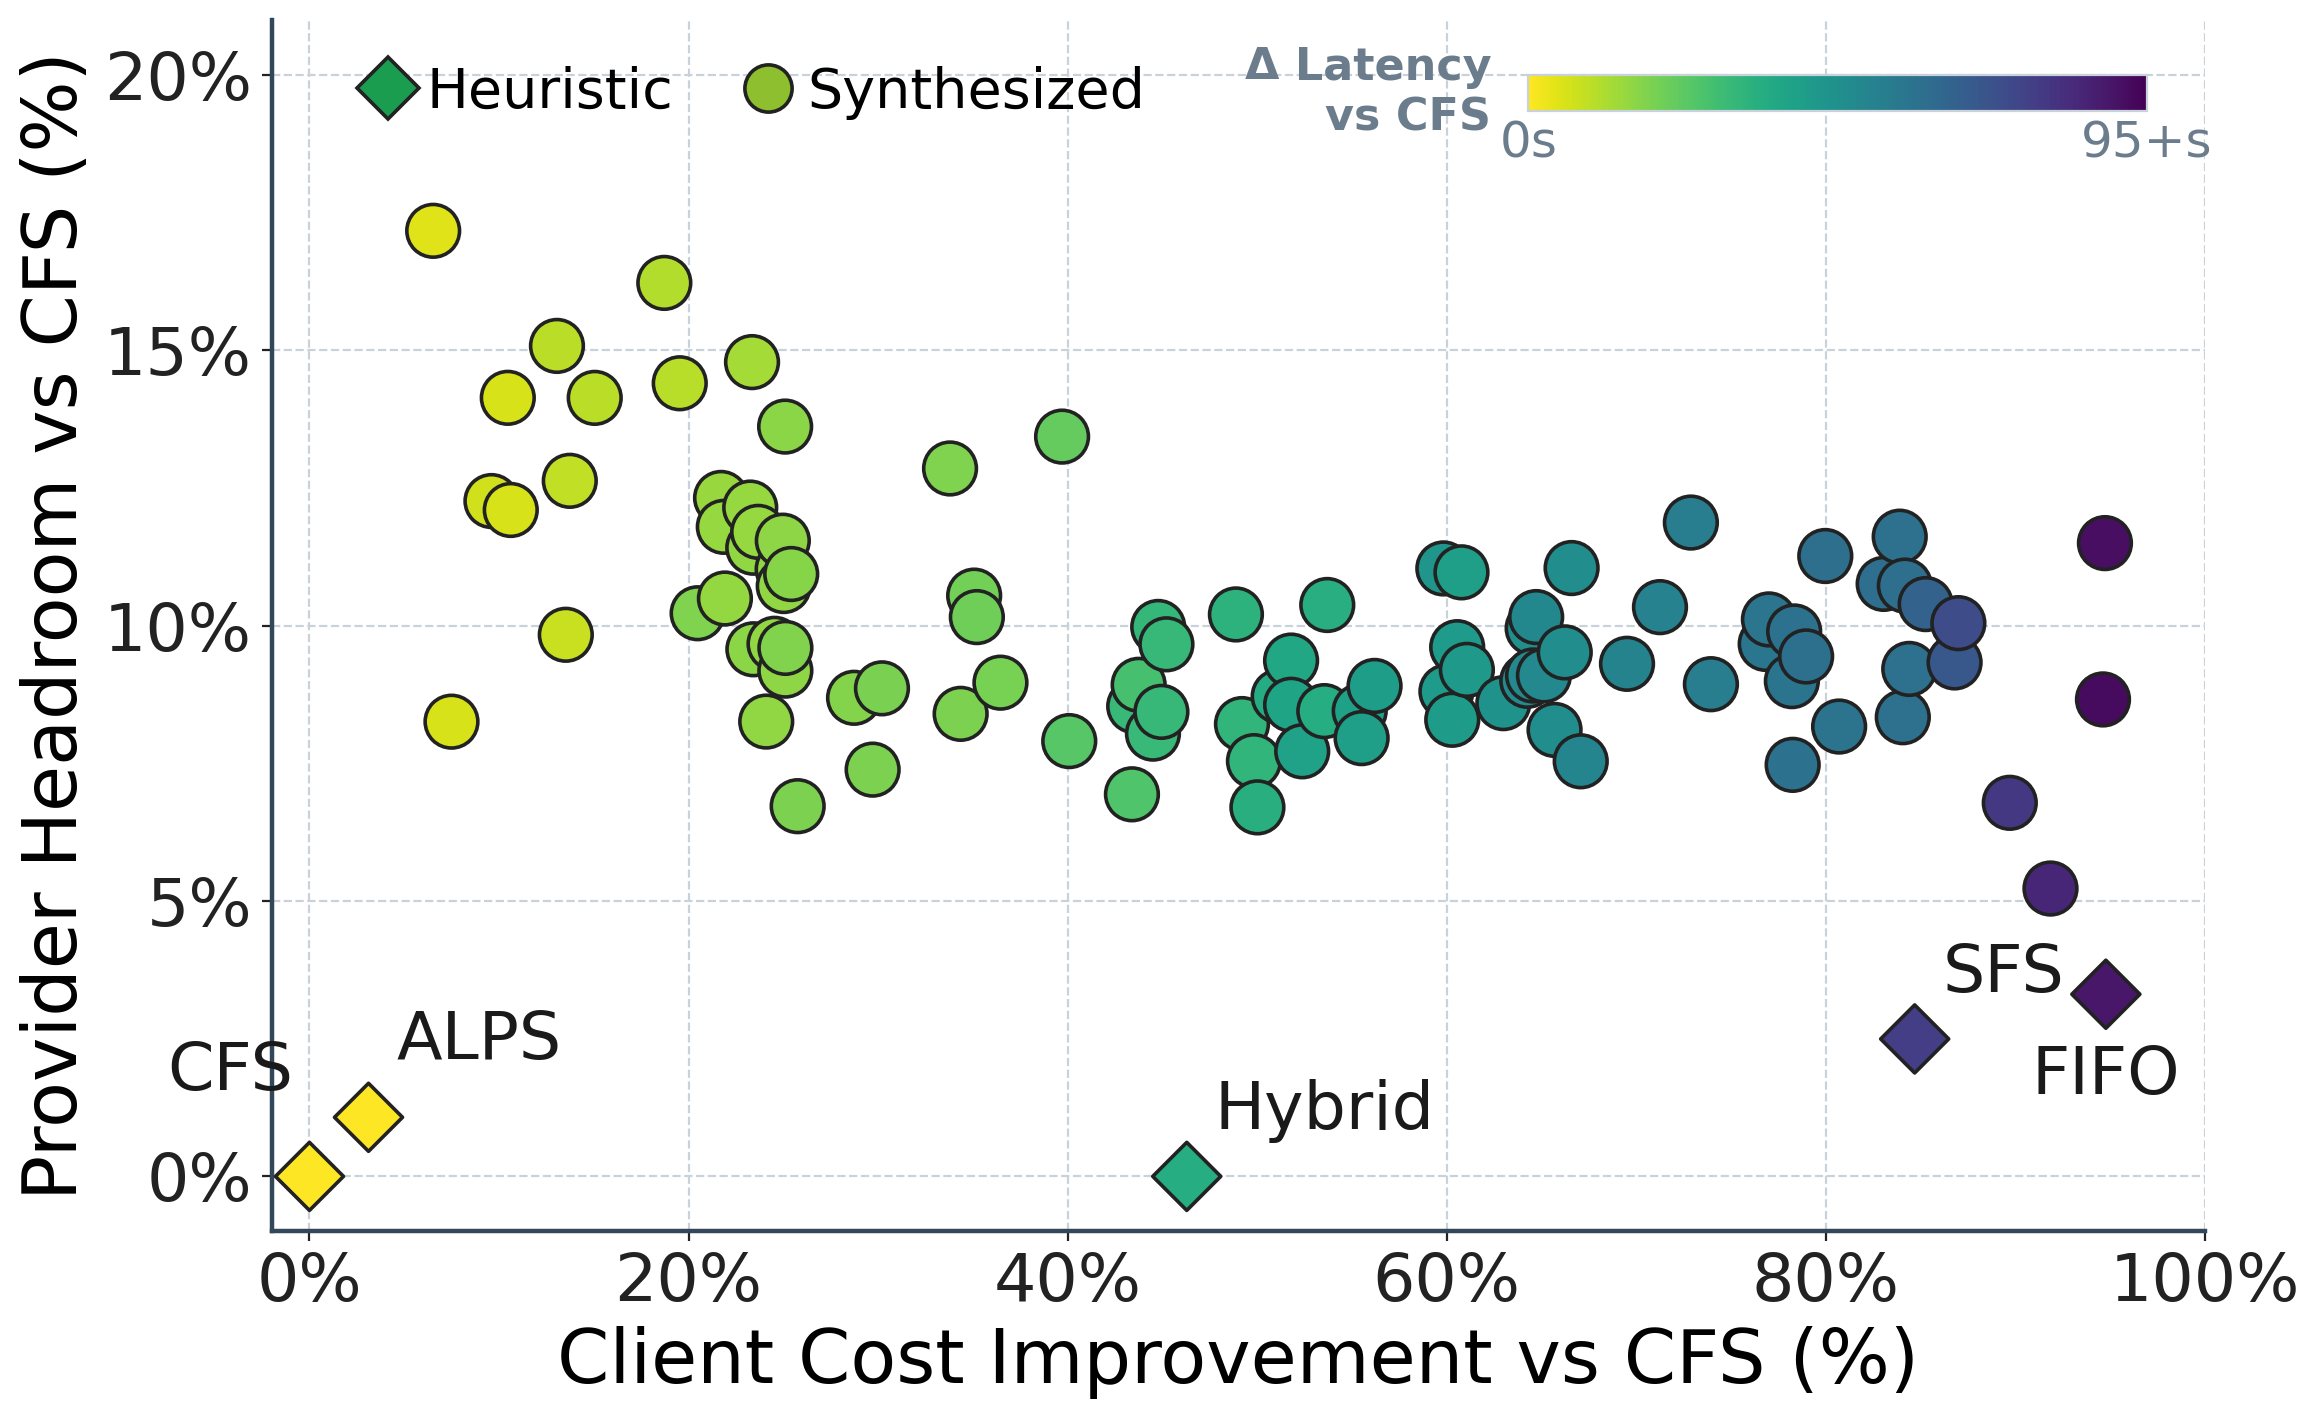

Python code for this plot:
#!/usr/bin/env python3
"""Provider-headroom vs client-cost scatter, driven by the real result files.

For every operating point this reads two files:

  results/<dir>/<workload>_metrics     (text: tasks / latency / runtime / makespan)
  results/<dir>/<workload>_occupancy   (per-core busy intervals: core task start end dur)

and derives the three encodings in the figure:

  x  Client cost improvement vs CFS (%)
        = (runtime_CFS - runtime) / runtime_CFS * 100
        client-billed cost is linear in accumulated task runtime, so the runtime
        reduction IS the cost reduction (see project/plots/synthesized_cost_pareto.py).

  y  Provider headroom vs CFS (%)
        = spare(point) - spare(CFS),  where
          spare = (1 - occupied_core_seconds / (NCORES * makespan)) * 100
        occupied_core_seconds is the WALL-CLOCK union of each core's busy
        intervals (overlapping segments counted once) -- the core-seconds the
        provider actually ties up, as opposed to runtime which double-counts
        oversubscribed/preempted segments. Headroom is the idle core capacity the
        scheduler frees up for the provider relative to CFS.

  color  Latency increase vs CFS (0s -> 95+s)
        = max(0, mean_per_task_latency - CFS mean_per_task_latency)
        the per-task wait a point adds on top of CFS (clipped at 0), so anything
        no worse than CFS sits at the green end of the scale.

Baselines (CFS, ALPS, Hybrid, cFIFO) are drawn as diamonds ("heuristic") and the
scx_rl_exec run + slice-sweep as circles ("synthesized"), coloured by the latency
increase over CFS. Hybrid's headroom is pinned to 0 and any point that costs the
client more than CFS (x < 0) is dropped.

    python3 project/plots/provider_client.py            # -> provider_client.{png,pdf}
"""

import argparse
import os
import re
from collections import defaultdict
from pathlib import Path

os.environ.setdefault("MPLCONFIGDIR", "/tmp/matplotlib")

import matplotlib
matplotlib.use("Agg")
import matplotlib.pyplot as plt
import matplotlib.lines as mlines
from matplotlib.colors import Normalize
from matplotlib.ticker import FuncFormatter
from matplotlib.cm import ScalarMappable

HERE = Path(__file__).resolve().parent
RESULTS_DIR = HERE.parents[1] / "results"

NCORES = 50                       # scx_rl_exec workers pinned to cores 0-49
LATENCY_MAX_S = 95.0              # colorbar top ("95+s"); latencies are clipped here
THIN_FRAC = 0.03                  # declutter dense clusters (0 = keep every point)

# Baselines shown as labelled diamonds. cFIFO is displayed as "FIFO/cFIFO".
BASELINES = {
    "CFS": "scx_cfs",
    "ALPS": "scx_alps",
    "Hybrid": "scx_hybrid",
    "FIFO": "scx_cfifo",
    "SFS": "scx_sfs",
}
RL_DIR = "scx_rl_exec"

LAT_CMAP = matplotlib.colormaps["viridis_r"]

TASKS_RE = re.compile(r"^tasks:\s*(\d+)", re.M)
LAT_RE = re.compile(r"^accumulated task latency:\s*([0-9.]+)\s*s", re.M)
RUN_RE = re.compile(r"^accumulated task runtime:\s*([0-9.]+)\s*s", re.M)
MK_RE = re.compile(r"^makespan:\s*([0-9.]+)\s*s", re.M)


def parse_metrics(path):
    t = path.read_text(encoding="utf-8")
    return {
        "tasks": int(TASKS_RE.search(t).group(1)),
        "latency": float(LAT_RE.search(t).group(1)),
        "runtime": float(RUN_RE.search(t).group(1)),
        "makespan": float(MK_RE.search(t).group(1)),
    }


def occupied_core_seconds(path):
    """Wall-clock union of busy intervals summed over cores (overlaps once)."""
    per = defaultdict(list)
    with open(path) as f:
        for ln in f:
            if not ln or ln[0] == "#":
                continue
            p = ln.split()
            if len(p) < 5:
                continue
            per[int(p[0])].append((float(p[2]), float(p[3])))
    total = 0.0
    for intervals in per.values():
        intervals.sort()
        cur_end = float("-inf")
        for s, e in intervals:
            if s > cur_end:
                total += e - s
                cur_end = e
            elif e > cur_end:
                total += e - cur_end
                cur_end = e
    return total


def read_point(dir_path, workload):
    mpath = dir_path / f"{workload}_metrics"
    opath = dir_path / f"{workload}_occupancy"
    if not mpath.exists() or not opath.exists():
        return None
    m = parse_metrics(mpath)
    m["occ"] = occupied_core_seconds(opath)
    m["spare"] = (1.0 - m["occ"] / (NCORES * m["makespan"])) * 100.0
    m["mean_latency"] = m["latency"] / m["tasks"]
    return m


def load_all(workload, results_dir, preempt_fill=True):
    cfs = read_point(results_dir / BASELINES["CFS"], workload)
    if cfs is None:
        raise RuntimeError("CFS baseline metrics/occupancy not found.")
    cfs_wait = cfs["mean_latency"]  # CFS mean per-task wait, the color baseline

    def finish(m, label):
        m["x"] = (cfs["runtime"] - m["runtime"]) / cfs["runtime"] * 100.0  # cost impr
        raw_headroom = m["spare"] - cfs["spare"]                            # headroom vs CFS
        m["y"] = 0.0 if label == "Hybrid" else raw_headroom
        # Color encodes the per-task wait INCREASE over CFS (clipped at 0), not the
        # absolute mean latency -- schedulers no worse than CFS sit at the green end.
        m["lat_color"] = max(0.0, m["mean_latency"] - cfs_wait)
        return m

    baselines = []
    for label, d in BASELINES.items():
        m = read_point(results_dir / d, workload)
        if m is None:
            print(f"warning: missing {d}; skipping {label}")
            continue
        m["label"] = label
        baselines.append(finish(m, label))

    rl = []
    # The main scx_rl_exec run is drawn as a synthesized circle (unlabelled).
    main_rl = read_point(results_dir / RL_DIR, workload)
    if main_rl is not None:
        main_rl["slice_ms"] = None
        rl.append(finish(main_rl, "RL-exec"))
    for d in sorted((results_dir / RL_DIR / "slice_pareto").glob("s*")):
        mm = re.match(r"s(\d+)$", d.name)
        if mm is None:
            continue
        slice_ms = int(mm.group(1))
        m = read_point(d, workload)
        if m is None:
            continue
        m["slice_ms"] = slice_ms
        rl.append(finish(m, "RL-exec"))

    # Preemption-budget fillers (results/scx_rl_exec/preempt_pareto/
    # s<BASE>[p<POST>]n<N>): the operating points that populate the voids the pure
    # slice sweep skips. Same "RL-exec" series, so they merge into the synthesized
    # curve. Control anchors (n>=99999) are skipped. Default on (only test_day02 has
    # this data; other workloads read nothing here).
    if preempt_fill:
        for d in sorted((results_dir / RL_DIR / "preempt_pareto").glob("s*n*")):
            mm = re.match(r"s(\d+)(?:p(\d+))?n(\d+)$", d.name)
            if mm is None or int(mm.group(3)) >= 99999:
                continue
            m = read_point(d, workload)
            if m is None:
                continue
            m["slice_ms"] = int(mm.group(1))
            rl.append(finish(m, "RL-exec"))

    # Keep only operating points that don't cost the client more than CFS.
    baselines = [p for p in baselines if p["x"] >= 0]
    rl = [p for p in rl if p["x"] >= 0]
    rl.sort(key=lambda p: p["x"])
    return baselines, rl


def thin(points, min_frac):
    """Drop points closer than min_frac of the x/y diagonal to the last kept one."""
    if min_frac <= 0 or len(points) <= 2:
        return points
    xs = [p["x"] for p in points]
    ys = [p["y"] for p in points]
    xspan = (max(xs) - min(xs)) or 1.0
    yspan = (max(ys) - min(ys)) or 1.0
    ordered = sorted(points, key=lambda p: p["x"])
    kept = [ordered[0]]
    for p in ordered[1:-1]:
        dx = (p["x"] - kept[-1]["x"]) / xspan
        dy = (p["y"] - kept[-1]["y"]) / yspan
        if (dx * dx + dy * dy) ** 0.5 >= min_frac:
            kept.append(p)
    kept.append(ordered[-1])
    return kept

def plot(baselines, rl, outfile):
    plt.rcParams.update({"font.family": "DejaVu Sans", "font.size": 20})
    
    fig, ax = plt.subplots(figsize=(12, 7.5))
    EDGE, SPINE = "#222222", "#33475b"
    norm = Normalize(vmin=0.0, vmax=LATENCY_MAX_S)

    def scatter(points, marker, size):
        ax.scatter([p["x"] for p in points], [p["y"] for p in points],
                   c=[min(p["lat_color"], LATENCY_MAX_S) for p in points],
                   cmap=LAT_CMAP, norm=norm, marker=marker, s=size,
                   edgecolors=EDGE, linewidths=1.3, zorder=3)

    scatter(rl, "o", 360)
    scatter(baselines, "D", 300)

    offs = {"CFS": (-6, 26, "right", "bottom"), "ALPS": (10, 16, "left", "bottom"),
            "Hybrid": (10, 12, "left", "bottom"), "FIFO": (0, -18, "center", "top"),
            "SFS": (10, 12, "left", "bottom")}
    for p in baselines:
        dx, dy, ha, va = offs.get(p["label"], (8, 8, "left", "bottom"))
        ax.annotate(p["label"], (p["x"], p["y"]), textcoords="offset points",
                    xytext=(dx, dy), ha=ha, va=va, fontsize=24,
                    color="#1a1a1a", zorder=4)

    ax.set_xlim(-2, 100)
    ax.set_ylim(-1, 21) 
    ax.set_yticks(range(0, 21, 5)) 
    
    ax.set_xticks(range(0, 101, 20))
    pct = FuncFormatter(lambda v, _: f"{int(v)}%")
    ax.xaxis.set_major_formatter(pct)
    ax.yaxis.set_major_formatter(pct)
    ax.set_xlabel("Client Cost Improvement vs CFS (%)", fontsize=27)
    ax.set_ylabel("Provider Headroom vs CFS (%)", fontsize=27)
    ax.grid(True, which="major", linestyle="--", linewidth=0.8, color="#c9d2da", zorder=0)
    ax.set_axisbelow(True)
    
    for s in ("top", "right"):
        ax.spines[s].set_visible(False)
    for s in ("bottom", "left"):
        ax.spines[s].set_color(SPINE)
        ax.spines[s].set_linewidth(1.6)
        
    ax.tick_params(colors="#222222", labelsize=24)

    heur = mlines.Line2D([], [], marker="D", linestyle="None", markersize=16,
                         markerfacecolor="#1a9d4f", markeredgecolor=EDGE,
                         markeredgewidth=1.3, label="Heuristic")
    synth = mlines.Line2D([], [], marker="o", linestyle="None", markersize=17,
                          markerfacecolor="#8dbf2e", markeredgecolor=EDGE,
                          markeredgewidth=1.3, label="Synthesized")
    
    leg = ax.legend(handles=[heur, synth], loc="center left", frameon=False,
                    fontsize=20, labelspacing=0.5, handletextpad=0.2,
                    columnspacing=1.2, handlelength=1.0, ncol=2,
                    bbox_to_anchor=(0.02, 0.94))
    leg.set_zorder(6)

    cax = ax.inset_axes([0.65, 0.925, 0.32, 0.03]) 
    cax.set_zorder(7)
    cb = fig.colorbar(ScalarMappable(norm=norm, cmap=LAT_CMAP), cax=cax,
                      orientation="horizontal")
    cb.outline.set_edgecolor("#c9d2da")
    
    cb.set_ticks([0, LATENCY_MAX_S])
    cb.set_ticklabels(["0s", "95+s"])
    cax.tick_params(labelsize=18, colors="#6b7c8c", length=0, pad=3)

    cax.text(-0.06, 0.5, "Δ Latency\nvs CFS", transform=cax.transAxes, fontsize=16,
             color="#6b7c8c", fontweight="bold", ha="right", va="center", zorder=7)

    fig.tight_layout()
    root = outfile.with_suffix("")
    fig.savefig(root.with_suffix(".png"), dpi=200, bbox_inches="tight", facecolor="white")
    fig.savefig(root.with_suffix(".pdf"), bbox_inches="tight", facecolor="white")
    plt.close(fig)
    print(f"wrote {root.with_suffix('.png')} and {root.with_suffix('.pdf')}")

def main():
    ap = argparse.ArgumentParser(description=__doc__,
                                 formatter_class=argparse.RawDescriptionHelpFormatter)
    ap.add_argument("--workload", default="test_day02")
    ap.add_argument("--results-dir", type=Path, default=RESULTS_DIR)
    ap.add_argument("--out", type=Path, default=HERE / "provider_client.png")
    ap.add_argument("--thin-frac", type=float, default=THIN_FRAC,
                    help="declutter dense synthesized clusters; 0 keeps every point")
    ap.add_argument("--preempt-fill", action=argparse.BooleanOptionalAction, default=True,
                    help="include the preemption-budget fillers from "
                         "results/scx_rl_exec/preempt_pareto (default on; only "
                         "test_day02 has this data). --no-preempt-fill for slice-only.")
    args = ap.parse_args()

    baselines, rl = load_all(args.workload, args.results_dir, preempt_fill=args.preempt_fill)
    rl = thin(rl, args.thin_frac)

    for p in baselines:
        print(f"{p['label']:11s} x={p['x']:6.1f}%  y={p['y']:6.1f}%  "
              f"lat={p['mean_latency']:5.1f}s")
    for p in rl:
        tag = "RL-exec" if p["slice_ms"] is None else f"s{p['slice_ms']}"
        print(f"{tag:<9s} x={p['x']:6.1f}%  y={p['y']:6.1f}%  "
              f"lat={p['mean_latency']:5.1f}s (+{p['lat_color']:4.1f}s vs CFS)")
    plot(baselines, rl, args.out)


if __name__ == "__main__":
    main()
